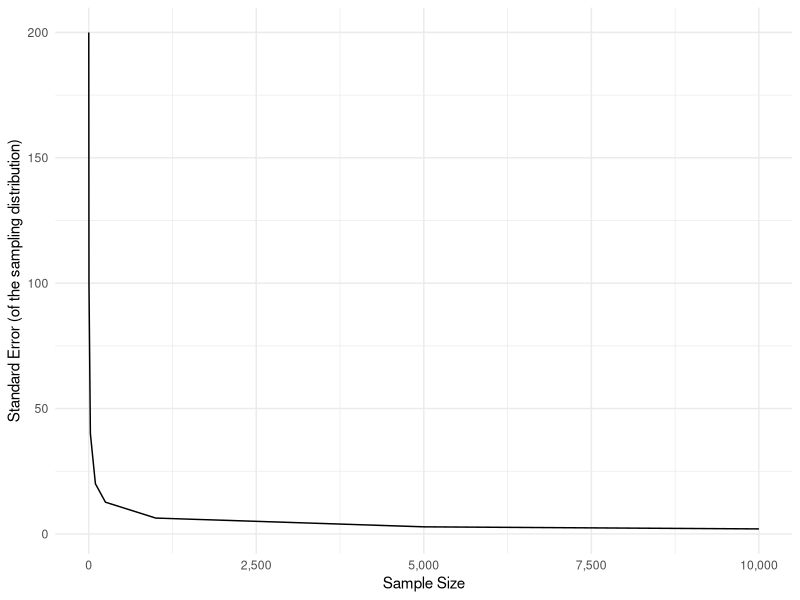

Source code (R):
## ---- chunk 1

library(scales)
library(tidyverse)
## ---- chunk 2
#| echo: false

tibble::tibble(
  `Age group` = c("18-24", "25-30", "31 and up", "TOTAL"),
  `Non-voters` = c(70, 40, 220, 330),
  Voters = c(50, 50, 570, 670),
  Total = `Non-voters` + Voters
) |> 
  knitr::kable(caption = "Voting by Age in 2000")
## ---- chunk 3
spread <- c(200, 100, 40, 20, 12.65, 6.32, 2.83, 2)
sample_size <- c(1, 4, 25, 100, 250, 1000, 5000, 10000)
question_2 <- data.frame(sample_size, spread)
ggplot(question_2, aes(x = sample_size, y = spread)) +
    geom_line() +
    theme_minimal() +
    labs(x = "Sample Size",
         y = "Standard Error (of the sampling distribution)") +
    scale_x_continuous(labels = scales::label_comma())
